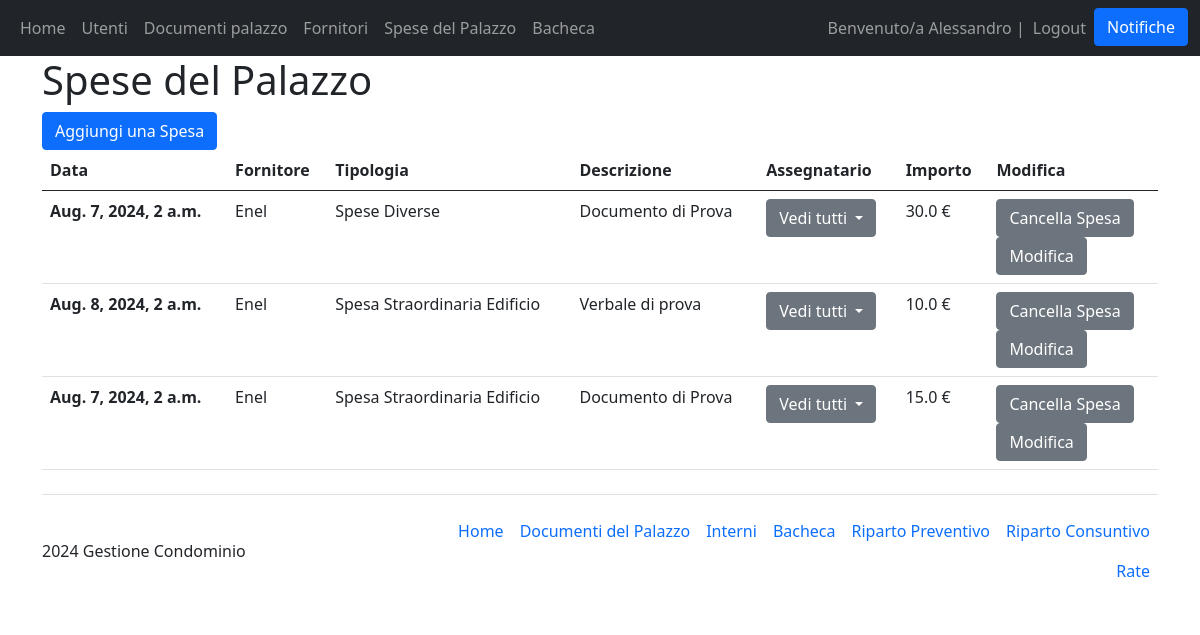
The page /spesa/ (signed in) on the database as committed earlier.
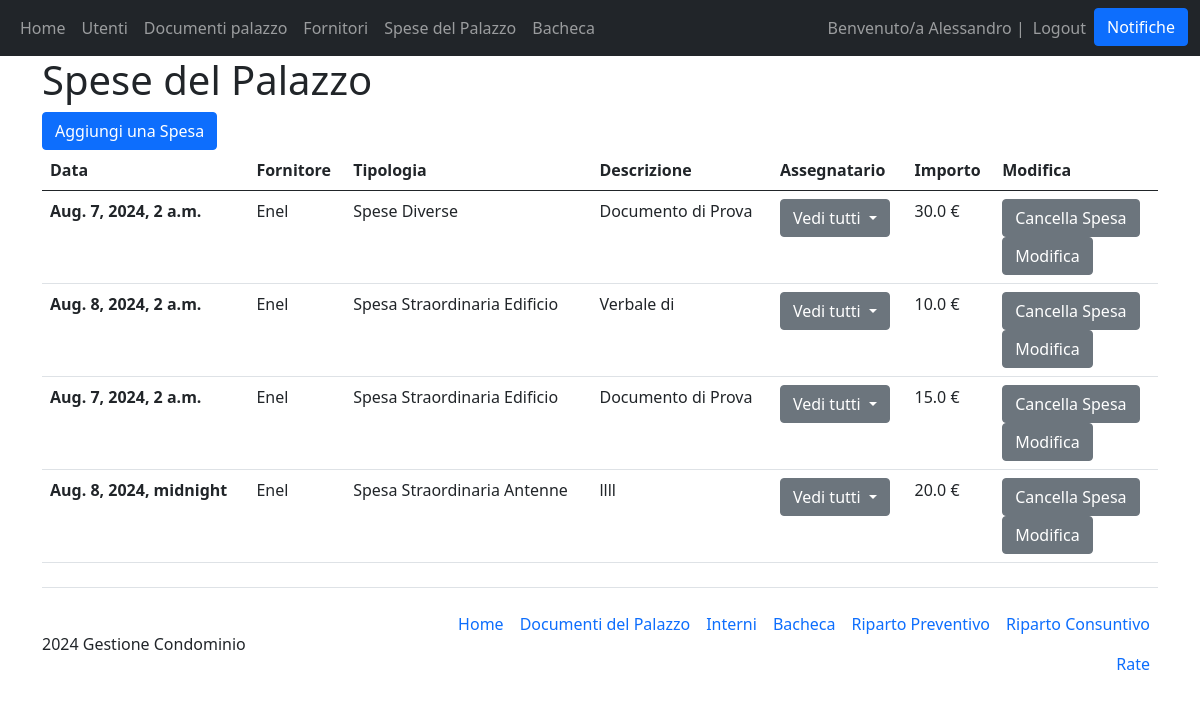
The same page on the database as committed later.
### Condominio/models.py (models this page shows)
class Spesa(models.Model):
    class Tipologie(models.TextChoices):
        LUCE_PALAZZINA="Luce Palazzina"
        SCALE_PALAZZINA="Scale Palazzina"
        MANUTENZIONE_ORDINARIA="Manutenzione Ordinaria"
        MANUTENZIONE_ORDINARIA_COMUNE="Manutenzione Ordinaria Comune"
        MANUTENZIONE_ORDINARIA_SCALA="Manutenzione Ordinaria Scala"
        SPESA_GENERALE="Spese Generali"
        SPESA_STRAORDINARIA="Spese Straordinarie"
        SPESA_STRAORDINARIA_EDIFICIO="Spesa Straordinaria Edificio"
        SPESA_STRAORDINARIA_SCALE="Spesa Straordinaria Scale"
        SPESA_STRAORDINARIA_ANTENNE="Spesa Straordinaria Antenne"
        SPESE_DIVERSE="Spese Diverse"
    fornitore=models.ForeignKey(Fornitore, on_delete=models.PROTECT, default=None)
    data=models.DateTimeField("Data")
    tipologia=models.TextField("Tipologia", choices=Tipologie.choices, default=Tipologie.SPESE_DIVERSE, max_length=200)
    descrizione=models.CharField(default=None, max_length=200)
    assegnatario=models.ManyToManyField(Interno)
    importo=models.FloatField("Totale", default=0)
    class Meta:
        verbose_name_plural="Spese"

class Fornitore(models.Model):
    nome = models.CharField(max_length=100, primary_key=True)
    contratto = models.FileField("Contratto", blank=True, default=None)
    indirizzo = models.CharField(max_length=200)
    ragione_sociale = models.CharField(max_length=100)
    partita_iva = models.CharField(max_length=100)
    cf = models.CharField(max_length=100)
    iban = models.CharField(max_length=200)
    def __str__(self):
        return self.nome
    class Meta:
        verbose_name_plural = "Fornitori"

### Condominio/views.py (the view)
# urls.py: path('spesa/', views.spesa, name="spesa"),
@login_required(login_url="/login")
def spesa(request):
    spese=Spesa.objects.all()
    """ if request.method == "POST":
        spesa_id = request.POST.get("spesa-id")
        print(spesa_id)
        spesa=Spesa.objects.filter(id=spesa_id).first()
        if spesa and (request.user.has_perm("main.delete_spesa")):
            spesa.delete() """
    return render(request, 'Condominio_main/spese.html', {"spese":spese})

### Condominio/models.py (called while the page is built)
    def __str__(self):
        out=self.numero_interno + " - " + str(self.condomino.last_name)
        return out

### Condominio/templates/Condominio_main/spese.html (shortened to what this page needs)
{% extends 'Condominio_main/base.html' %}
{% block content %}
<h1>Spese del Palazzo</h1>
<a class="btn btn-primary" href="/create_spesa" role="button">Aggiungi una Spesa</a>
<table class="table">
    <thead>
      <tr>
        <th scope="col">Data</th>
        <th scope="col">Fornitore</th>
        <th scope="col">Tipologia</th>
        <th scope="col">Descrizione</th>
        <th scope="col">Assegnatario</th> {% comment %} Deve poter essere un utente user di tipo non staff {% endcomment %}
        <th scope="col">Importo</th>
        <th scope="col">Modifica</th>
      </tr>
    </thead>
    <tbody>
        {% for spesa in spese %}
        <tr>
            <th scope="row">{{spesa.data}}</th>
            <td>{{spesa.fornitore}}</td>
            <td>{{spesa.tipologia}}</td>
            <td>{{spesa.descrizione}}</td>
            <td>
              <button class="btn btn-secondary dropdown-toggle" type="button" id="dropdownMenuButton1" data-bs-toggle="dropdown" aria-expanded="false">
                Vedi tutti
              </button>
            </td>
            <td>{{spesa.importo}} €</td>
            <td>
                {% if user == spesa.author or perms.main.delete_spesa %}
                <form method="post">
                        <a href="{% url 'cancella_spesa' pk=spesa.pk %}" class="btn btn-secondary">Cancella Spesa</a>
                </form>
                <form method="post">
                        <a href="{% url 'edit_spesa' pk=spesa.pk %}" class="btn btn-secondary">Modifica</a>
                </form>
                {% endif %}
            </td>
        </tr>
        {% endfor %}
    </tbody>
</table>
{% endblock %}

### Condominio/templates/Condominio_main/base.html (shortened to what this page needs)
<!DOCTYPE html>
<html lang="en">
<head>
    <link href="https://cdn.jsdelivr.net/npm/bootstrap@5.0.2/dist/css/bootstrap.min.css" rel="stylesheet">
</head>
<body>
    <nav class="navbar navbar-expand-lg navbar-dark bg-dark">
        <div class="container-fluid">
            <div>
                <ul class="navbar-nav">
                    <li class="nav-item">
                        <a class="nav-link" href="/home">Home</a>
                    </li>
                    {% if user.is_authenticated and  user.is_staff %}
                    <li class="nav-item">
                        <a class="nav-link" href="/interni">Utenti</a>
                    </li>
                    {% endif %}
                    <li class="nav-item">
                        <a class="nav-link" href="/documenti_palazzo">Documenti palazzo</a>
                    </li>
                    <li class="nav-item">
                        <a class="nav-link" href="/fornitori">Fornitori</a>
                    </li>
                    <li class="nav-item">
                        <a class="nav-link" href="/spesa">Spese del Palazzo</a>
                    </li>
                    <li class="nav-item">
                        <a class="nav-link" href="/bacheca">Bacheca</a>
                    </li>
                </ul>
            </div>
            <div>
                <ul class="navbar-nav">
                    {% if user.is_authenticated %}
                    <span class="navbar-text">Benvenuto/a {{user.first_name}} | </span>
                    <li class="nav-item">
                        <a class="nav-link" href="/logout">Logout</a>
                    </li>
                    <li class="nav-item">
                        <li class="nav-item">
                            <button class="btn btn-primary" type="button" data-bs-toggle="offcanvas" data-bs-target="#offcanvasRight" aria-controls="offcanvasRight">Notifiche</button>
                        </li>
                    </li>
                    {% else %}
                    <li class="nav-item">
                        <a class="nav-link" href="/login">Login</a>
                    </li>
                    {% endif %}
                </ul>
            </div>
        </div>
    </nav>
    <div class="container">
        {% block content %}
        {% endblock  %}
    </div>
    {% if user.is_authenticated and user.is_staff %}
    <div class="container">
        <footer class="d-flex flex-wrap justify-content-between align-items-center py-3 my-4 border-top">
          <p class="col-md-4 mb-0 text-body-secondary"> 2024 Gestione Condominio </p>
          <ul class="nav col-md-8 justify-content-end">
            <li class="nav-item"><a href="/home" class="nav-link px-2 text-body-secondary">Home</a></li>
            <li class="nav-item"><a href="/documenti_palazzo" class="nav-link px-2 text-body-secondary">Documenti del Palazzo</a></li>
            <li class="nav-item"><a href="/interni" class="nav-link px-2 text-body-secondary">Interni</a></li>
            <li class="nav-item"><a href="/bacheca" class="nav-link px-2 text-body-secondary">Bacheca</a></li>
            <li class="nav-item"><a href="/riparto_preventivo" class="nav-link px-2 text-body-secondary">Riparto Preventivo</a></li>
            <li class="nav-item"><a href="/riparto_consuntivo" class="nav-link px-2 text-body-secondary">Riparto Consuntivo</a></li>
            <li class="nav-item"><a href="#" class="nav-link px-2 text-body-secondary">Rate</a></li>
          </ul>
        </footer>
    </div>
    {% endif %}
</body>
</html>

Rows that differ between the two databases and show on the page:
changed Spesa: descrizione "Verbale di prova" → "Verbale di"
added Spesa: data "Aug. 8, 2024, midnight", fornitore "Enel", tipologia "Spesa Straordinaria Antenne", descrizione "llll", importo "20.0"
